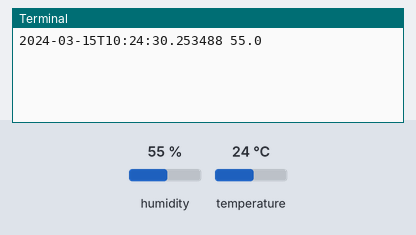
A program run on a simulated Raspberry Pi (BCM pin numbers). On the bench: the last lines printed to the terminal. The test bench sets the inputs (shaded band); at power-on: humidity 55 %, temperature 24 °C. The clock reads 2024-03-15 10:24:30 at power-on unless the program sets it.

Above: at 1.2 s.
1.3 s: humidity set to 22 %
At 3.5 s:
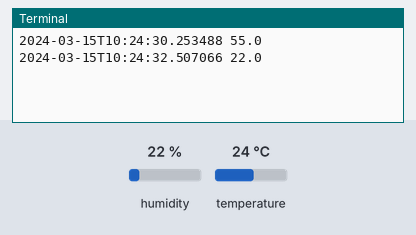
4.3 s: humidity set to 40 %
At 5.9 s:
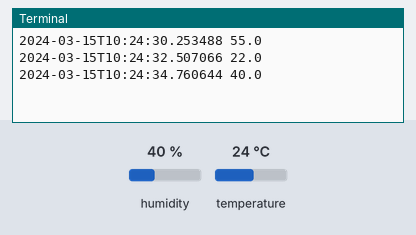
Timing chart, 0 to 7.4 s (numbered marks = the images above; inputs shaded):
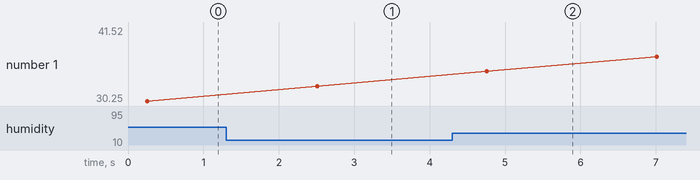

The program:

start-logging.py
```python
#!/usr/bin/env python3
import time
import board
import adafruit_dht
import sys
from datetime import datetime

def now():
    return datetime.now().isoformat()

# Initial the dht device, with data pin connected to:
dhtDevice = adafruit_dht.DHT22(board.D12)

while True:
    try:
        # Print the values to the serial port
        temperature_c = dhtDevice.temperature
        #temperature_f = temperature_c * (9 / 5) + 32
        humidity = dhtDevice.humidity
        print(f"{now()} {humidity}")

    except RuntimeError as error:
        # Errors happen fairly often, DHT's are hard to read, just keep going
        sys.stderr.write(error.args[0])

    time.sleep(2.0)
```

Measured:
- after the input at 1.3 s, the terminal: prints a new line after 1.2 s (image 1)
- after the input at 4.3 s, the terminal: prints a new line after 0.46 s (image 2)
